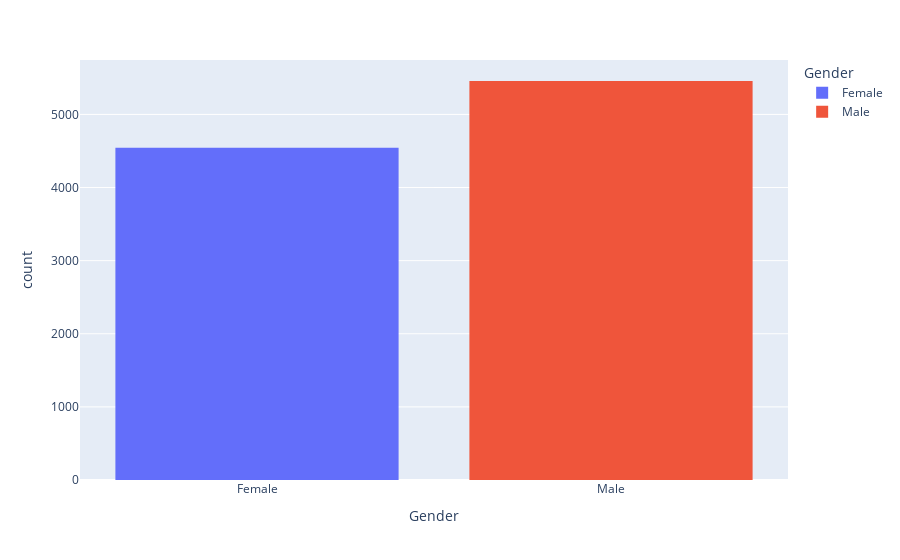

The cell this chart's notebook holds for it:
### Code cell
fig2 = px.histogram(data_new, x = 'Gender', color = 'Gender')
fig2.show()

### Figure 1 — Plotly figure (JSON) as saved in the notebook; plotly's stock layout.template omitted (floating-point values rounded to 4 significant figures; data arrays with more than 128 entries replaced by an {"elided": "..."} marker saying what was removed)
{"data": [{"alignmentgroup": "True", "bingroup": "x", "hovertemplate": "Gender=%{x}<br>count=%{y}<extra></extra>", "legendgroup": "Female", "marker": {"color": "#636efa", "pattern": {"shape": ""}}, "name": "Female", "offsetgroup": "Female", "orientation": "v", "showlegend": true, "type": "histogram", "x": {"elided": "4543 str values"}, "xaxis": "x", "yaxis": "y"}, {"alignmentgroup": "True", "bingroup": "x", "hovertemplate": "Gender=%{x}<br>count=%{y}<extra></extra>", "legendgroup": "Male", "marker": {"color": "#EF553B", "pattern": {"shape": ""}}, "name": "Male", "offsetgroup": "Male", "orientation": "v", "showlegend": true, "type": "histogram", "x": {"elided": "5457 str values"}, "xaxis": "x", "yaxis": "y"}], "layout": {"barmode": "relative", "legend": {"title": {"text": "Gender"}, "tracegroupgap": 0}, "margin": {"t": 60}, "xaxis": {"anchor": "y", "categoryarray": ["Female", "Male"], "categoryorder": "array", "domain": [0, 1], "title": {"text": "Gender"}}, "yaxis": {"anchor": "x", "domain": [0, 1], "title": {"text": "count"}}}}
